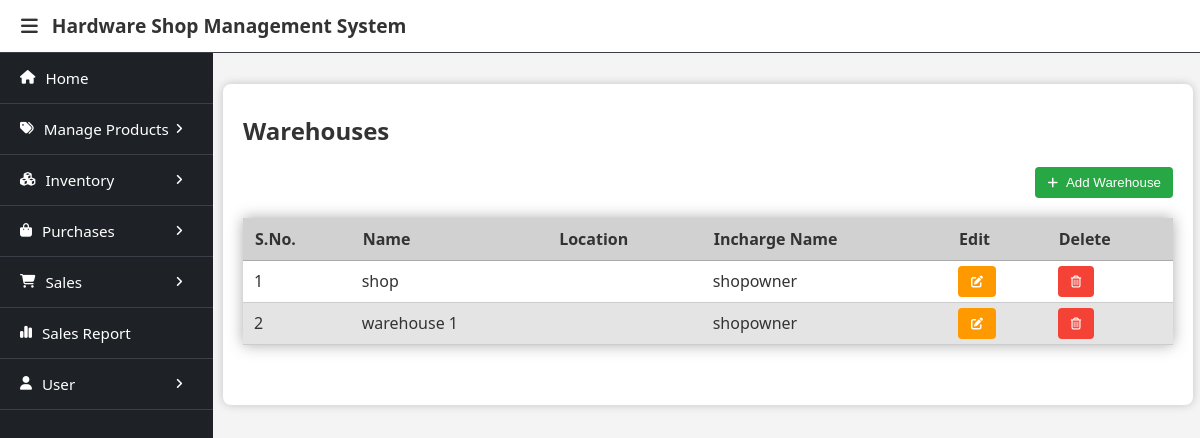
The page /warehouses/ (signed in) on the database its author committed.
### database/models.py (models this page shows, shortened)
class Warehouse(models.Model):
    warehouse_id = models.BigAutoField(primary_key=True)
    warehouse_name = models.CharField(max_length=60)
    location = models.TextField(max_length=200, null=True, blank=True)
    incharge_person = models.ForeignKey(User, on_delete=models.SET_DEFAULT, default=get_default_user)
    class Meta:
        db_table = 'warehouse'

### warehouses/views.py (the view)
# urls.py: path('', ViewWarehouses.as_view(), name='view_warehouses'),
class ViewWarehouses(GroupRequiredMixin, View):
    groups_required = ['Owner']
    def get(self, request):
        context = {
            'warehouses': Warehouse.objects.all()
        }
        return render(request, 'warehouses.html', context)

### user/context_processors.py (called while the page is built)
def get_users(request):
    users = User.objects.all()
    return {
        'users': users
    }

### user/templatetags/user_custom_tags.py (called while the page is built)
@register.filter(name='has_group')
def has_group(user, group_name):
    return user.groups.filter(name=group_name).exists()

### user/views.py (called while the page is built)
    def dispatch(self, request, *args, **kwargs):
        user = request.user
        if not user.is_authenticated:
            return redirect('login_page')
        if not any([user.groups.filter(name=group).exists() for group in self.groups_required]):
            print(user.groups)
            return self.handle_no_permission()
        return super().dispatch(request,*args, **kwargs)

### warehouses/templates/warehouses.html (shortened to what this page needs)
{% extends 'base.html' %}
{% load user_custom_tags %}
{% block menubar %}
    {% if request.user|has_group:"Owner" %}
        {% include 'owner_menu.html' %}
    {% elif request.user|has_group:"Salesman" %}
        {% include 'salesman_menu.html' %}
    {% endif %}
{% endblock %}
{% block content %}
<div class="container">
    <h2>Warehouses</h2>
    <a href="/warehouses/add/"><button class="btn btn-add"><i class="fa-solid fa-plus"></i>Add Warehouse</button></a>
    <table class="table">
        <thead>
            <tr>
                <th>S.No.</th>
                <th>Name</th>
                <th>Location</th>
                <th>Incharge Name</th>
                <th>Edit</th>
                <th>Delete</th>
            </tr>
        </thead>
        <tbody>
            {% for warehouse in warehouses %}
            <tr>
                <td>{{forloop.counter}}</td>
                <td>{{warehouse.warehouse_name}}</td>
                <td>{{warehouse.location}}</td>
                <td>{{warehouse.incharge_person}}</td>
                <td><a href="{% url 'edit_warehouse' warehouse.warehouse_id %}"><button class="btn btn-edit"><i class="fa-solid fa-pen-to-square m-0"></i></button></a></td>
                <td><a href="{% url 'delete_warehouse' warehouse.warehouse_id %}"><button class="btn btn-delete"><i class="fa-regular fa-trash-can m-0"></i></button></a></td>
            </tr>
            {% endfor %}
        </tbody>
    </table>
</div>
{% endblock %}

### static/css/header_sidebar_layout.css (style rules this page uses)
body { margin: 0; font-family: system-ui, -apple-system, BlinkMacSystemFont, 'Segoe UI', Roboto, Oxygen, Ubuntu, Cantarell, 'Open Sans', 'Helvetica Neue', sans-serif; background-color: #f4f4f4; }

### templates/base.html (style rules this page uses)
.m-0 { margin: 0px !important; }
h1, h2 { color: #333; }
i { margin-right: 8px; font-size: 0.9em; }
.container { background: #fff; padding: 10px 20px 20px; margin: 20px 0; border-radius: 8px; box-shadow: 0 0 10px rgba(0, 0, 0, 0.2); }
button { background-color: #333; color: white; padding: 10px 15px; border: none; border-radius: 4px; cursor: pointer; }
.container .btn { display: inline-block; padding: 8px 13px; border: none; border-radius: 4px; cursor: pointer; color: white; transition: background-color 0.2s; }
.container .btn-edit { background-color: #ff9900; }
.container .btn-delete { background-color: #f44336; }
.container .btn-add, .container .btn-edit-stock { background-color: #28a745; float: right; padding:8px 12px; margin-bottom: 20px; }
table { width: 100%; border-collapse: collapse; margin-bottom: 40px; box-shadow: 0px 0px 14px #aaa; overflow-x: auto; }
th, td { text-align: left; border-bottom: 1px solid #ccc; }
th { background-color: #d1d1d1; padding: 10px 12px; color: #333; border-bottom: 1px solid #aaa; font-weight: bold; }
td { padding: 5px 11px; background-color: #fff; color: #333; }
tr:nth-child(even) td { background-color: #e4e4e4; }

### rows shown on the page
Warehouse: warehouse_name "shop", incharge_person "shopowner"
Warehouse: warehouse_name "warehouse 1", incharge_person "shopowner"
